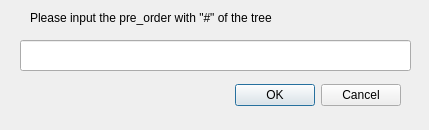
<?xml version="1.0" encoding="UTF-8"?>
<ui version="4.0">
 <class>CCreateTreeDialog</class>
 <widget class="QDialog" name="CCreateTreeDialog">
  <property name="geometry">
   <rect>
    <x>0</x>
    <y>0</y>
    <width>429</width>
    <height>130</height>
   </rect>
  </property>
  <property name="windowTitle">
   <string>Dialog</string>
  </property>
  <widget class="QDialogButtonBox" name="buttonBox">
   <property name="geometry">
    <rect>
     <x>20</x>
     <y>80</y>
     <width>381</width>
     <height>31</height>
    </rect>
   </property>
   <property name="orientation">
    <enum>Qt::Horizontal</enum>
   </property>
   <property name="standardButtons">
    <set>QDialogButtonBox::Cancel|QDialogButtonBox::Ok</set>
   </property>
  </widget>
  <widget class="QLineEdit" name="treestrEdit">
   <property name="geometry">
    <rect>
     <x>20</x>
     <y>40</y>
     <width>391</width>
     <height>31</height>
    </rect>
   </property>
  </widget>
  <widget class="QLabel" name="label">
   <property name="geometry">
    <rect>
     <x>30</x>
     <y>10</y>
     <width>371</width>
     <height>16</height>
    </rect>
   </property>
   <property name="text">
    <string>Please input the pre_order with &quot;#&quot; of the tree</string>
   </property>
  </widget>
 </widget>
 <resources/>
 <connections>
  <connection>
   <sender>buttonBox</sender>
   <signal>accepted()</signal>
   <receiver>CCreateTreeDialog</receiver>
   <slot>accept()</slot>
   <hints>
    <hint type="sourcelabel">
     <x>248</x>
     <y>254</y>
    </hint>
    <hint type="destinationlabel">
     <x>157</x>
     <y>274</y>
    </hint>
   </hints>
  </connection>
  <connection>
   <sender>buttonBox</sender>
   <signal>rejected()</signal>
   <receiver>CCreateTreeDialog</receiver>
   <slot>reject()</slot>
   <hints>
    <hint type="sourcelabel">
     <x>316</x>
     <y>260</y>
    </hint>
    <hint type="destinationlabel">
     <x>286</x>
     <y>274</y>
    </hint>
   </hints>
  </connection>
 </connections>
</ui>
